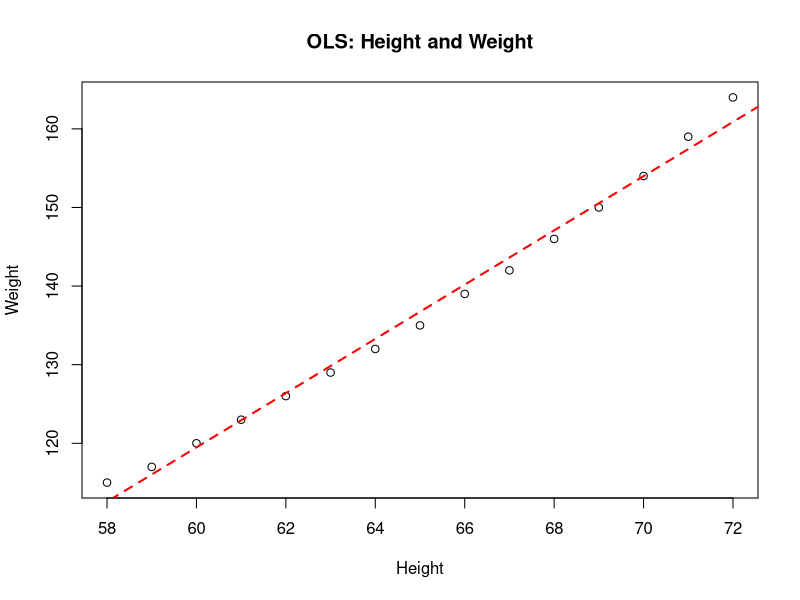
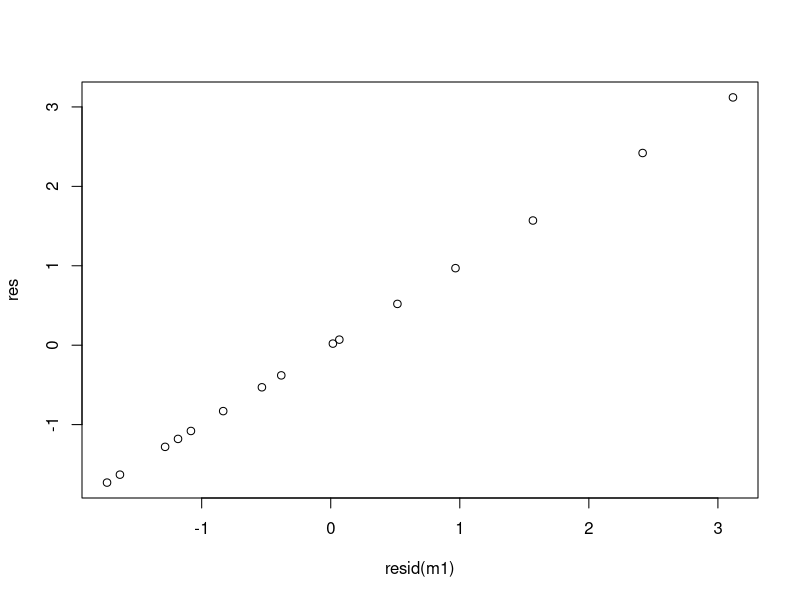
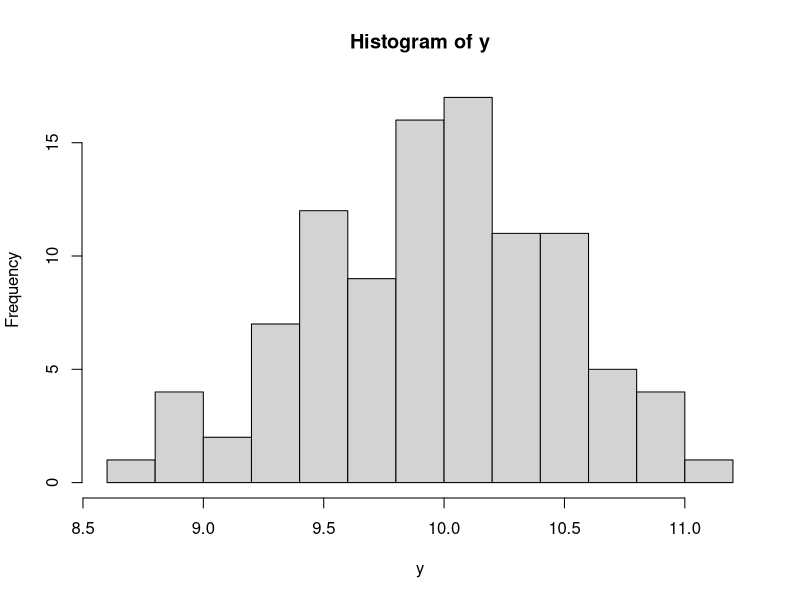

Write R code to recreate these figures, in order.
## ---- chunk 1
require(tidyverse)
## ---- chunk 2
dat<-as_tibble(women)
dat
## ---- chunk 3


## ---- chunk 4
## Create Y vector for this specific regression
Y = as.matrix(women$weight)
Y
## ---- chunk 5
##Create the design matrix - X - for this regression
X = as.matrix(cbind(1,women$height))
X
## ---- chunk 6
## Choose beta-hat to minimize the sum of squared residuals
beta_hat = round(solve( #solve calculates the inverse of X'X
                t(X) %*% X)  #transpose of X times X
                %*%t(X)%*%Y, #transpose of X times Y
                digits=2) #round to 2 digits

## results in matrix of estimated coefficients/parameters:
beta_hat

## ---- chunk 7
## Label and organize results into a data frame
labs=c("Intercept","Slope")
beta_hat = as_tibble(data.frame(labs,beta_hat))
names(beta_hat) = c("Coeff.","Est")
beta_hat
## ---- chunk 8
# Calculate vector of residuals
intercept=as.numeric(beta_hat[1,2])
slope=as.numeric(beta_hat[2,2])
res = as.vector(dat$weight-intercept-slope*dat$height)
## ---- chunk 9
## Define n and k parameters
n = nrow(dat)
k = ncol(X)
 
## Calculate Variance-Covariance Matrix
VCV = 1/(n-k) * as.numeric(t(res)%*%res) * solve(t(X)%*%X)
VCV
## Standard errors of the estimated coefficients
StdErr = sqrt(diag(VCV))
StdErr
## ---- chunk 10
## Calculate p-value for a t-test of coefficient significance
P.Value = rbind(2*pt(abs(as.numeric(beta_hat[1,2])/StdErr[1]), df=n-k,lower.tail= FALSE), 2*pt(abs(as.numeric(beta_hat[2,2])/StdErr[2]), df=n-k,lower.tail= FALSE))

## concatenate into a single data.frame
beta_hat = cbind(beta_hat,StdErr,P.Value)
beta_hat
## ---- chunk 11
## Plot results
plot(dat$height,dat$weight, xlab = "Height", ylab = "Weight",
                main = "OLS: Height and Weight")
abline(a = beta_hat[1,2], b = beta_hat[2,2], col = 'red', lwd = 2, lty="dashed")
## ---- chunk 12
m1<-lm(weight~height,data=dat)
m1
## ---- chunk 13
summary(m1)
## ---- chunk 14
resid(m1)
plot(resid(m1),res)
## ---- chunk 15
x_bar=10
err=rnorm(100,0,.5)
y=c(x_bar+err)
hist(y,breaks=15)
## ---- chunk 16

